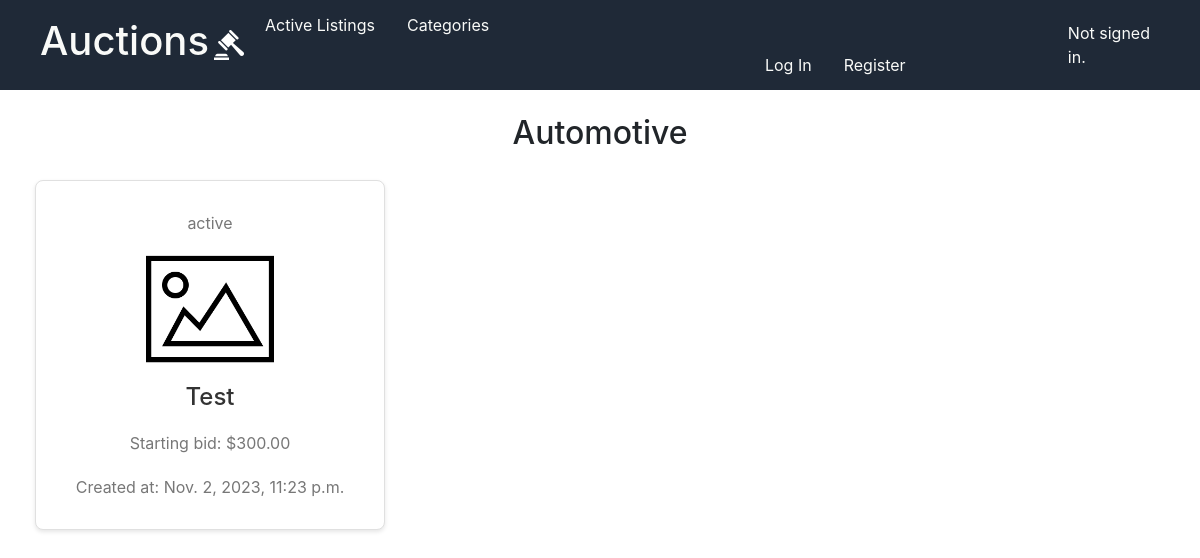
/categories/Automotive, run on an earlier commit of the app's database.
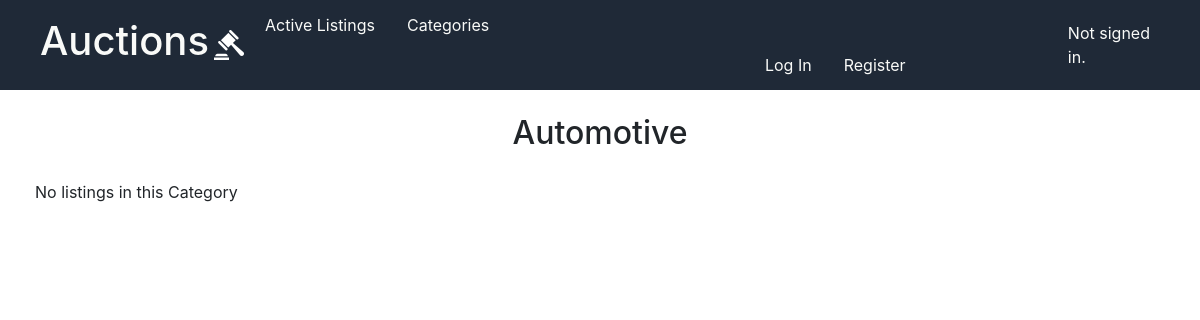
And on a later commit of the database.
### auctions/models.py (models this page shows, shortened)
class AuctionListing(models.Model):
    title = models.CharField(max_length=128)
    description = models.TextField()
    image = models.URLField(blank=True)
    starting_bid = models.DecimalField(decimal_places=2,max_digits=10)
    category = models.ForeignKey(Category,on_delete=models.CASCADE,blank=True)
    status = models.CharField(
    max_length=10,
    choices=[
        ('active', 'Active'),
        ('completed', 'Completed'),
        ('disabled', 'Disabled'),
    ],
    default='active'
    )
    seller = models.ForeignKey(User,on_delete=models.CASCADE,related_name="listing_seller")
    created_at = models.DateTimeField(auto_now_add=True)
    winner = models.ForeignKey(User,null=True,blank=True,on_delete=models.SET_NULL,related_name="listing_winner")

### auctions/views.py (the view)
# urls.py: path("categories/<str:category_name>",views.listings_in_category,name="listings_in_category")
def listings_in_category(request,category_name):
    category = get_object_or_404(Category,categoryName=category_name)
    listings = AuctionListing.objects.filter(category=category,status='active')
    return render(request,'auctions/listings_category.html',{
        "listings":listings,
        "category":category
    })

### auctions/templates/auctions/listings_category.html
{% extends "auctions/layout.html" %}
{% load static %}
{% block body %}
    <h2 class="active-listings-title">{{category.categoryName}}</h2>
        <div class="auction-listings">
            {% for listing in listings %}
                <div class="auction-listing">
                    <a href="{% url 'auctions:listing_view'  listing.id%}">
                        <div class="listing-card">
                            <p>{{listing.status}}</p>
                            <div class="listing-img-container">
                                {% if listing.image == "" %}
                                    <img class="listing-img" src="{% static "auctions/blank-image.png" %}" alt="Blank Image">
                                {%else%}
                                    <img class="listing-img" src="{{listing.image}}" alt="{{listing.name}}">
                                {% endif %}
                            </div>
                            <h3>{{listing.title}}</h3>
                            <p>Starting bid: ${{listing.starting_bid}}</p>
                            <p>Created at: {{listing.created_at}}</p>
                        </div>
                    </a>
                </div>
            {%empty%}
                <div>No listings in this Category</div>
            {% endfor %}
        </div>
{% endblock %}

What changed in the data, as far as the page shows it:
no longer on this page (row edited): AuctionListing: status "active", title "Test", starting_bid "300.00", created_at "Nov. 2, 2023, 11:23 p.m."
Also different on the page:
text now shown: "No listings in this Category"
